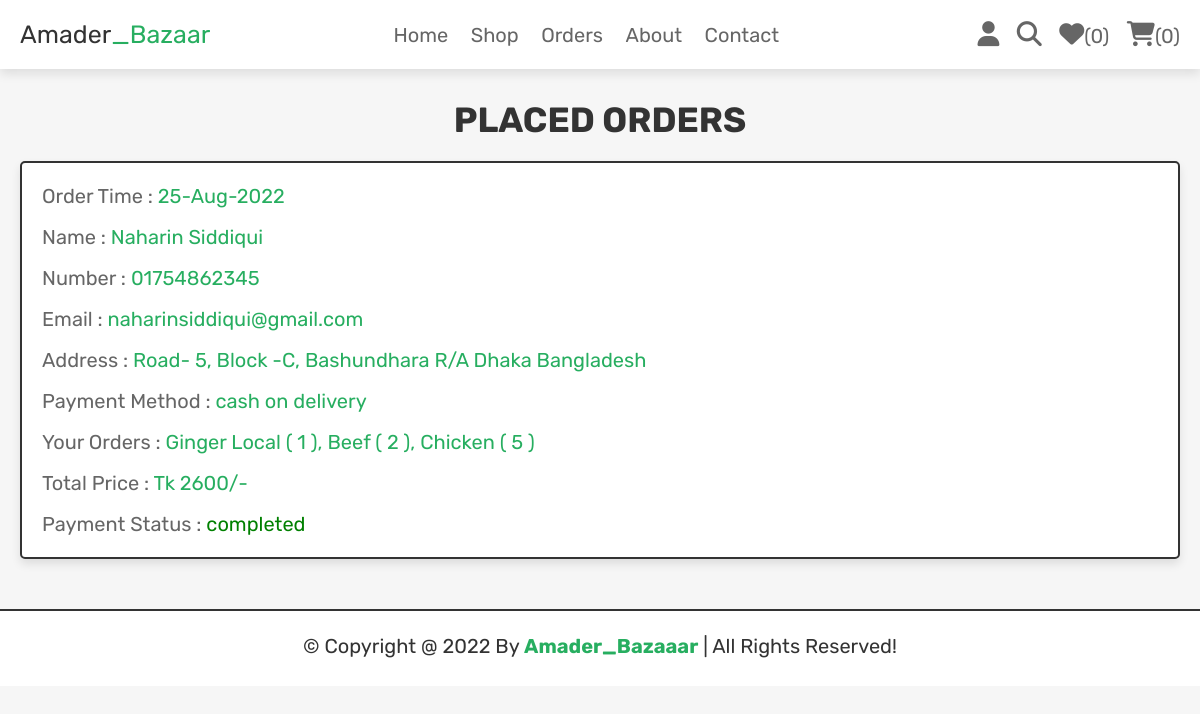
The app's page /orders.php (signed in) with its own data.
### tables this page shows
CREATE TABLE `orders` (
  `id` int(100) NOT NULL,
  `user_id` int(100) NOT NULL,
  `name` varchar(100) NOT NULL,
  `number` varchar(12) NOT NULL,
  `email` varchar(100) NOT NULL,
  `method` varchar(50) NOT NULL,
  `address` varchar(500) NOT NULL,
  `total_products` varchar(1000) NOT NULL,
  `total_price` int(100) NOT NULL,
  `created_at` varchar(50) NOT NULL,
  `payment_status` varchar(20) NOT NULL DEFAULT 'pending'
);

### orders.php (the view, shortened to what this page needs)
<?php
@include 'config.php';
$user_id = $_SESSION['user_id'];
?>
<!DOCTYPE html>
<html lang="en">
<head>
   <link rel="stylesheet" href="https://cdnjs.cloudflare.com/ajax/libs/font-awesome/6.1.1/css/all.min.css">
   <link rel="stylesheet" href="css/style.css">
</head>
<body>
<?php include 'header.php'; ?>
<section class="placed-orders">
   <h1 class="title">placed orders</h1>
   <div class="box-container">
   <?php
      $select_orders = $conn->prepare("SELECT * FROM `orders` WHERE user_id = ?");
      $select_orders->execute([$user_id]);
      if($select_orders->rowCount() > 0){
         while($fetch_orders = $select_orders->fetch(PDO::FETCH_ASSOC)){
   ?>
   <div class="box">
      <p> Order Time : <span><?= $fetch_orders['created_at']; ?></span> </p>
      <p> Name : <span><?= $fetch_orders['name']; ?></span> </p>
      <p> Number : <span><?= $fetch_orders['number']; ?></span> </p>
      <p> Email : <span><?= $fetch_orders['email']; ?></span> </p>
      <p> Address : <span><?= $fetch_orders['address']; ?></span> </p>
      <p> Payment Method : <span><?= $fetch_orders['method']; ?></span> </p>
      <p> Your Orders : <span><?= $fetch_orders['total_products']; ?></span> </p>
      <p> Total Price : <span>Tk <?= $fetch_orders['total_price']; ?>/-</span> </p>
      <p> Payment Status : <span style="color:<?php if($fetch_orders['payment_status'] == 'pending'){ echo 'red'; }else{ echo 'green'; }; ?>"><?= $fetch_orders['payment_status']; ?></span> </p>
   </div>
   <?php
      }
   }else{
      echo '<p class="empty">no orders placed yet!</p>';
   }
   ?>
   </div>
</section>
<?php include 'footer.php'; ?>
</body>
</html>

### css/style.css (style rules this page uses)
.placed-orders .box-container { display: flex; flex-wrap: wrap; gap:1.5rem; align-items: flex-start; }
.placed-orders .box-container .box { padding:1rem 2rem; flex:1 1 40rem; border:var(--border); background-color: var(--white); box-shadow: var(--box-shadow); border-radius: .5rem; }
.placed-orders .box-container .box p { margin:.5rem 0; line-height: 1.8; font-size: 2rem; color:var(--light-color); }
.placed-orders .box-container .box p span { color:var(--green); }

### css/components.css (style rules this page uses)
:root { --green:#27ae60; --orange:#f39c12; --red:#e74c3c; --black:#333; --light-color:#666; --white:#fff; --light-bg:#f6f6f6; --border:.2rem solid var(--black); --box-shadow:0 .5rem 1rem rgba(0,0,0,.1); }
* { font-family: 'Rubik', sans-serif; margin:0; padding:0; box-sizing: border-box; outline: none; border:none; text-decoration: none; color:var(--black); }
body { background-color: var(--light-bg); }
html { font-size: 62.5%; overflow-x: hidden; scroll-behavior: smooth; scroll-padding-top: 6.5rem; }
section { padding:3rem 2rem; max-width: 1200px; margin:0 auto; }
.title { text-align: center; margin-bottom: 2rem; text-transform: uppercase; color:var(--black); font-size: 3.5rem; }

### records on screen
orders: created_at "25-Aug-2022", name "Naharin Siddiqui", number "01754862345", email "naharinsiddiqui@gmail.com", address "Road- 5, Block -C, Bashundhara R/A Dhaka Bangladesh", method "cash on delivery", total_products "Ginger Local ( 1 ), Beef ( 2 ), Chicken ( 5 )", total_price "2600", payment_status "completed"

### other values on screen
$count_wishlist_items->rowCount() "0"
$count_cart_items->rowCount() "0"
